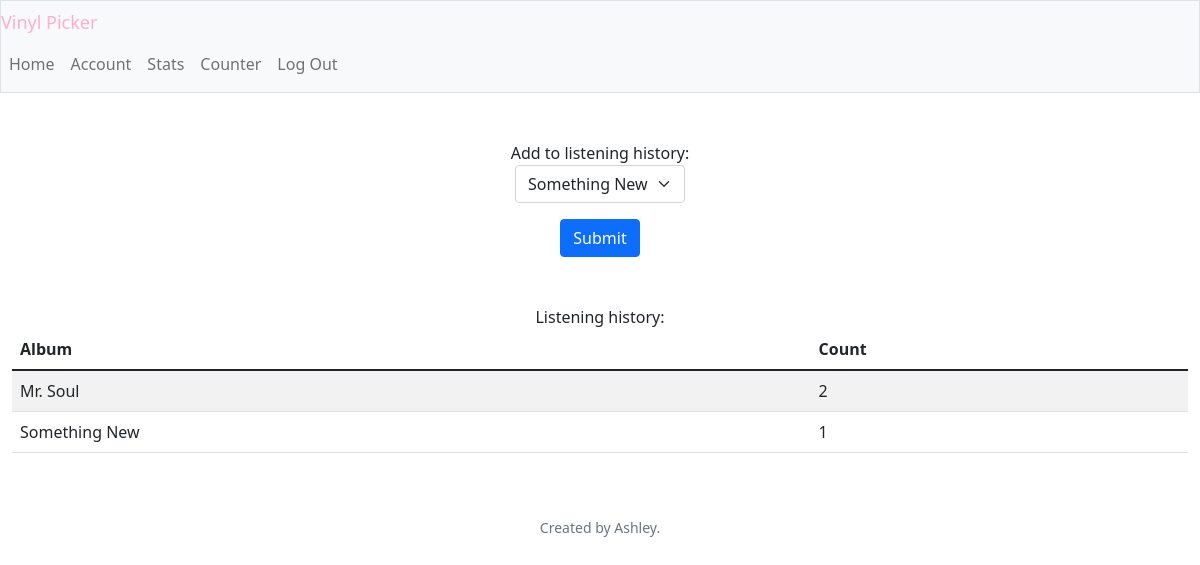
Page /counter (signed in) on the committed database.
### tables this page shows
CREATE TABLE listen_count (id INTEGER PRIMARY KEY AUTOINCREMENT NOT NULL, album TEXT NOT NULL, user_id INTEGER NOT NULL, count INTEGER, FOREIGN KEY(user_id) REFERENCES users(id));

### app.py (the view)
@app.route("/counter", methods=["GET", "POST"])
def counter():
    user_id = session["user_id"]
    if request.method == "POST":
        album = request.form.get("album")
        if len(db.execute("SELECT * FROM listen_count WHERE album=? AND user_id=?", album, user_id)) != 0:
            count_table = db.execute("SELECT count FROM listen_count WHERE album=? AND user_id=?", album, user_id)
            count = int(count_table[0]["count"]) + 1
            db.execute("UPDATE listen_count SET count=? WHERE album=? AND user_id=?", count, album, user_id)
        else:
            count = 1
            db.execute("INSERT INTO listen_count(album, count, user_id) VALUES(?,?,?)", album, count, user_id)
        db.execute("INSERT INTO listen_history(album, user_id) VALUES(?,?)", album, user_id)
        return redirect("/counter")
    else:
        albums = db.execute("SELECT album FROM library WHERE user_id=?", user_id)
        counts = db.execute("SELECT * FROM listen_count WHERE user_id=? ORDER BY count DESC", user_id)
        return render_template("counter.html", albums=albums, counts=counts)

### app.py (called while the page is built)
@app.after_request
def after_request(response):
    response.headers["Cache-Control"] = "no-cache, no-store, must-revalidate"
    response.headers["Expires"] = 0
    response.headers["Pragma"] = "no-cache"
    return response

### templates/counter.html (shortened to what this page needs)
{% extends "layout.html" %}
{% block main %}
    <div>
        Add to listening history:
    </div>
    <form action="/counter" method="post">
        <div class="mb-3">
            <select class="form-select mx-auto w-auto" name="album">
                {% for album in albums %}
                <option value="{{ album["album"] }}">{{ album["album"] }}</option>
                {% endfor %}
            </select>
        </div>
        <button class="btn btn-primary mb-5" type="submit">Submit</button>
    </form>
    <div>
        Listening history:
    </div>
    <div>
        <table class="table table-striped">
            <thead>
                <tr>
                    <th class="text-start">Album</th>
                    <th class="text-start">Count</th>
                </tr>
            </thead>
            <tbody>
                {% for count in counts %}
                <tr>
                    <td class="text-start">{{ count.album }}</td>
                    <td class="text-start">{{ count.count }}</td>
                </tr>
                {% endfor %}
            </tbody>
        </table>
    </div>
{% endblock %}

### rows in the picture
listen_count: album "Mr. Soul", count "2"
listen_count: album "Something New", count "1"

### other values in the picture
form field album "Something New"
